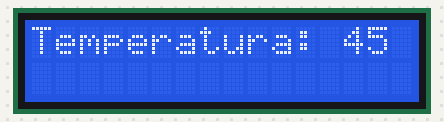
The sketch below on a simulated ESP32. On the bench: 16×2 character LCD. WiFi joins after 1.5 s; servers stay silent unless stated; what the sketch prints to the serial monitor is not drawn.

Above: at 3.9 s.
At 4.9 s:
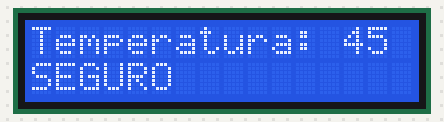

The sketch:

pantalla.ino
```cpp
#include <WiFi.h>
#include <LiquidCrystal_I2C.h>
#include <string.h>
LiquidCrystal_I2C lcd(0x27,16,2);


const char* ssid = "LABO18";
const char* password = "catolica18";
const char* host = "192.168.74.148";
const int port = 1000;

void setup() {
  Serial.begin(9600);

  // Conectarse a la red WiFi
  WiFi.begin(ssid, password);
  while (WiFi.status() != WL_CONNECTED) {
    //delay(500);
    Serial.println("Conectando a la red WiFi...");
  }
  Serial.println("Conectado a la red WiFi");
  // Conectarse al servidor
  lcd.init();
  lcd.clear();
  lcd.backlight();
}

void loop() {
  WiFiClient client;
  delay(1000);
  while (!client.connect(host, port)) {
    //delay(500);
    Serial.println("Conectando al servidor...");
  }
  Serial.println("Conectado al servidor");

  String line = client.readStringUntil('\n');
  Serial.print("Variable recibida desde el servidor: ");
  Serial.println(line);

  lcd.setCursor(0,0);
  lcd.print("Temperatura: ");
  lcd.print(45);
  delay(1000);

  int medida = line.toInt();
  //int medida=line;
  if(medida > 40){
    lcd.setCursor(0,1);
    lcd.print("PELIGRO");
  }
  else{
     lcd.setCursor(0,1);
     lcd.print("SEGURO");
  }
  client.stop();
  }
```

Measured:
- what the display in image 0 shows lasts 1.0 s, from 3.8 s to 4.8 s
